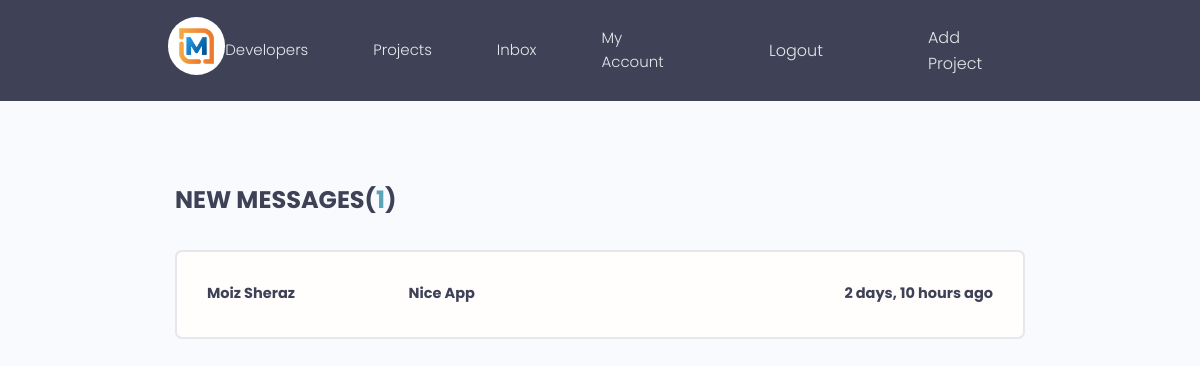
The page /inbox/ (signed in) on the database its author committed.
### projects/models.py (models this page shows, shortened)
class Message(models.Model):
    user = models.ForeignKey(User, on_delete=models.CASCADE)
    project = models.ForeignKey(Project, on_delete=models.CASCADE)
    body = models.TextField()
    created = models.DateTimeField(auto_now_add=True)
    updated = models.DateTimeField(auto_now=True)
    id = models.UUIDField(default=uuid.uuid4, unique=True, primary_key=True, editable=False)
    class Meta:
        ordering = ['-updated'  , '-created']

class User(AbstractUser):
    name = models.CharField(max_length=200, null=True)
    username = models.CharField(unique=True, max_length=200)
    email = models.EmailField(unique=True, null=True)
    bio = models.TextField(null=True)
    skills = models.ManyToManyField(Tag, blank=True)
    profile_pic = models.ImageField(null=True, blank=True, default='default.jpg')
    REQUIRED_FIELDS = []

### projects/views.py (the view)
# urls.py: path('inbox/', views.inbox, name='inbox'),
def inbox(request):
    user = request.user
    user_projects = Project.objects.filter(owner=user)
    inbox_messages = Message.objects.filter(project__in=user_projects).exclude(user=user)
    context = {'inbox_messages' : inbox_messages}
    return render(request, 'projects/inbox.html', context)

### projects/templates/projects/inbox.html
{% extends 'main.html' %}
{% block content %}
<main class="inbox my-xl">
  <div class="content-box">
    <h3 class="inbox__title">New Messages(<span>{{inbox_messages.count}}</span>)</h3>
    <ul class="messages">
      {% for message in inbox_messages %}
      <li class="message message--unread">
        <a href="{% url 'project' message.project.id %}">
          <span class="message__author">{{message.user.name}}</span>
          <span class="message__subject">{{message.body}}</span>
          <span class="message__date">{{message.created |timesince}} ago</span>
        </a>
      </li>
      {% endfor %}
    </ul>
  </div>
</main>
{% endblock content %}

### static/styles/main.css (style rules this page uses)
body { background-color: white; }

### static/styles/app.css (style rules this page uses)
:root { --color-sub: #2d2d39; }
.content-box { width: 95%; max-width: 85rem; margin: 0 auto; }
.inbox { height: 90vh; }
.inbox__title, .inbox__title span { font-size: 2.4rem; font-weight: 700; color: var(--color-sub); text-transform: uppercase; text-align: left; margin-bottom: 3rem; }
.inbox__title span { color: var(--color-main); }
.messages { list-style: none; background: var(--color-white); padding: 0.5rem 3rem; border: 2px solid var(--color-light); border-radius: 0.7rem; }
.message { padding: 2.5rem 0; }
.message > a span { font-size: 1.45rem; font-weight: 500; }
.message.message--unread a span { font-weight: 700; color: var(--color-sub); }
.message > a { display: flex; gap: 1rem; }
.message__author, .message__date { flex-basis: 25%; }
.message__subject { flex-basis: 50%; }
.message__date { text-align: right; }

### static/uikit/styles/modules/_variables.css (style rules this page uses)
:root { --color-main: #5aa5b9; --color-main-light: #e6faff; --color-sub: #3f4156; --color-sub-light: #51546e; --color-sub-lighter: #ededfd; --color-text: #737373; --color-gray: #8b8b8b; --color-light: #e5e7eb; --color-light-gray: #767676; --color-bg: #f8fafd; --color-white: #fffefd; --color-white-light: #f3f3f3; --color-success: #359e64; --color-success-bg: #def8e8; --color-error: #fc4b0b; --color-error-bg: #fff2ee; --font-base: 'Poppins', arial, helvetica, 'Segoe UI', roboto, ubuntu, sans-serif; --font-monospace: 'Fira Code', 'Courier New', courier, monospace; --font-regular: 300; --font-medium: 500; --font-bold: 700; --generic-shadow: 1px 1px 5px #00000010; --generic-transition: all 0.3s ease-in-out; }

### static/uikit/styles/modules/_base.css (style rules this page uses)
* { margin: 0; padding: 0; box-sizing: border-box; text-rendering: optimizeLegibility; color: inherit; font-size: inherit; }
html { font-size: 50%; }
@media only screen and (min-width: 480px) { html { font-size: 56.25%; } }
@media only screen and (min-width: 1200px) { html { font-size: 62.5%; } }
body { line-height: 1.6; font-weight: 400; font-size: 1.5rem; color: var(--color-text); background-color: var(--color-bg); min-height: 100vh; }

### static/uikit/styles/modules/_typography.css (style rules this page uses)
* { font-family: var(--font-base); }
h3 { font-size: 3.2rem; font-weight: var(--font-medium); }
p, span, strong { font-size: 1.6rem; color: var(--color-text); font-weight: var(--font-regular); }
a { padding-bottom: 2px; text-decoration: none; display: inline-block; color: var(--color-main); font-weight: var(--font-medium); }

### static/uikit/styles/modules/_utilities.css (style rules this page uses)
.my-xl { margin: 8rem auto; }

### rows shown on the page
Message: user.name "Moiz Sheraz", body "Nice App", created "2 days, 10 hours"

### other values the page prints
{{ inbox_messages.count }} "1"
